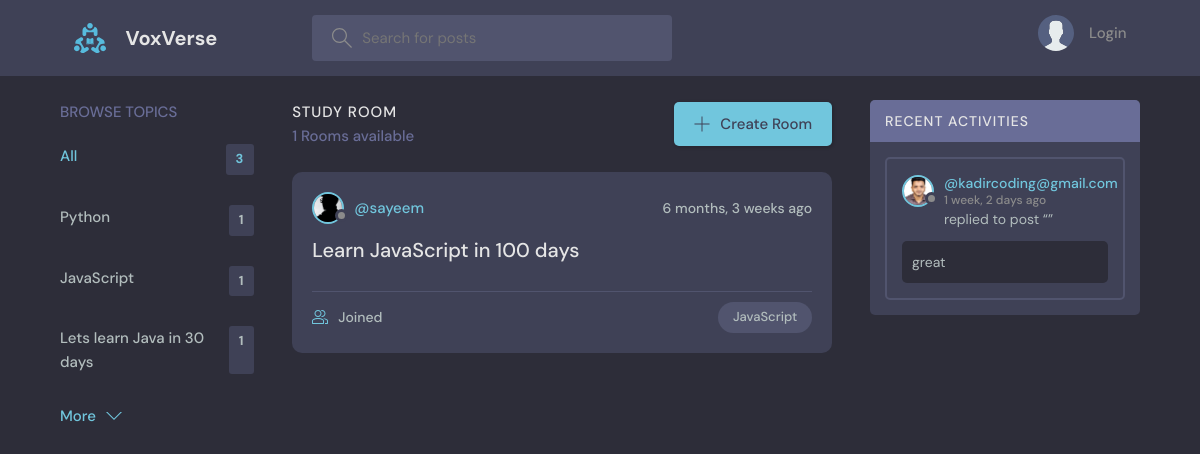
Screenshot of /?q=JavaScript with the database file from the repository.
### base/models.py (models this page shows, shortened)
class Topic(models.Model):
    name = models.CharField(max_length=200)

class Room(models.Model):
    host = models.ForeignKey(User, on_delete=models.SET_NULL, null=True)
    """the User model is a built-in model that provides basic authentication
    features such as user authentication,
    user creation, user management, password management, and more."""
    topic = models.ForeignKey(Topic, on_delete=models.SET_NULL, null=True)
    name = models.CharField(max_length=200)
    description = models.TextField(null=True, blank=True)  # this cannot be empty
    participant = models.ManyToManyField(User, related_name="paricipants", blank=True)
    updated = models.DateTimeField(auto_now=True)
    created = models.DateTimeField(auto_now_add=True)
    class Meta:
        ordering = ["-updated", "-created"]

class User(AbstractUser):
    name = models.CharField(max_length=200, null=True)
    email = models.EmailField(unique=True, null=True)
    bio = models.TextField(null=True)
    avatar = models.ImageField(null=True, default="avatar.svg")
    USERNAME_FIELD = "email"
    REQUIRED_FIELDS = []

class Message(models.Model):
    user = models.ForeignKey(User, on_delete=models.CASCADE)
    room = models.ForeignKey(Room, on_delete=models.CASCADE)
    body = models.TextField()  # empty because we want to force our user to have a msg
    updated = models.TimeField(auto_now=True)
    created = models.DateTimeField(auto_now_add=True)
    class Meta:
        ordering = ["-updated", "-created"]

### base/views.py (the view)
# urls.py: path("", views.home, name="home"),
def home(request):
    q = request.GET.get("q") if request.GET.get("q") != None else ""
    rooms = Room.objects.filter(
        Q(topic__name__icontains=q) | Q(name__icontains=q) | Q(description__icontains=q)
    )  # this is going to show all the items/room from our models
    topics = Topic.objects.all()[0:5]
    room_count = rooms.count()
    room_messages = Message.objects.filter(Q(room__topic__name__icontains=q))
    context = {
        "rooms": rooms,
        "topics": topics,
        "room_count": room_count,
        "room_messages": room_messages,
    }
    return render(request, "base/home.html", context)

### base/templates/base/home.html (shortened to what this page needs)
{% extends 'main.html' %} {% block content %}
<main class="layout layout--3">
  <div class="container">
    {% include 'base/topics_components.html' %}
    <div class="roomList">
      <div class="roomList__header">
        <div>
          <h2>Study Room</h2>
          <p>{{room_count}} Rooms available</p>
        </div>
        <a class="btn btn--main" href="{% url 'create-room' %}">
          <svg
            version="1.1"
            xmlns="http://www.w3.org/2000/svg"
            width="32"
            height="32"
            viewBox="0 0 32 32"
          >
            <title>add</title>
            <path
              d="M16.943 0.943h-1.885v14.115h-14.115v1.885h14.115v14.115h1.885v-14.115h14.115v-1.885h-14.115v-14.115z"
            ></path>
          </svg>
          Create Room
        </a>
      </div>
      {% include 'base/feed_components.html' %}
    </div>
    {% include 'base/activity_component.html' %}
  </div>
</main>
{% endblock %}

### base/templates/base/topics_components.html
<div class="topics">
  <div class="topics__header">
    <h2>Browse Topics</h2>
  </div>
  <ul class="topics__list">
    <li>
      <a href="{% url 'home' %}" class="active"
        >All <span>{{topics.count}}</span></a
      >
    </li>
    {% for topic in topics %}
    <li>
      <a href="{% url 'home' %}?q={{topic.name}}"
        >{{topic.name}} <span>{{topic.room_set.all.count}}</span></a
      >
    </li>
    {% endfor %}
  </ul>
  <a class="btn btn--link" href="{% url 'topics' %}">
    More
    <svg
      version="1.1"
      xmlns="http://www.w3.org/2000/svg"
      width="32"
      height="32"
      viewBox="0 0 32 32"
    >
      <title>chevron-down</title>
      <path d="M16 21l-13-13h-3l16 16 16-16h-3l-13 13z"></path>
    </svg>
  </a>
</div>

### base/templates/base/feed_components.html (shortened to what this page needs)
{% for room in rooms %}
<div class="roomListRoom">
  <div class="roomListRoom__header">
    <a
      href="{% url 'user-profile' room.host.id %}"
      class="roomListRoom__author"
    >
      <div class="avatar avatar--small">
        <img src="{{room.host.avatar.url}}" />
      </div>
      <span>@{{room.host.username}}</span>
    </a>
    <div class="roomListRoom__actions">
      <span>{{room.created|timesince}} ago</span>
    </div>
  </div>
  <div class="roomListRoom__content">
    <a href="{% url 'room' room.id %}">{{room.name}}</a>
  </div>
  <div class="roomListRoom__meta">
    <a href="{% url 'room' room.id %}" class="roomListRoom__joined">
      {{room.paritcipant.all.count}} Joined
    </a>
    <p class="roomListRoom__topic">{{room.topic.name}}</p>
  </div>
</div>
{% endfor %}

### base/templates/base/activity_component.html (shortened to what this page needs)
<div class="activities">
  <div class="activities__header">
    <h2>Recent Activities</h2>
  </div>
  {% for message in room_messages %}
  <div class="activities__box">
    <div class="activities__boxHeader roomListRoom__header">
      <a
        href="{% url 'user-profile' message.user.id %}"
        class="roomListRoom__author"
      >
        <div class="avatar avatar--small">
          <img src="{{message.user.avatar.url}}" />
        </div>
        <p>
          @{{message.user}}
          <span>{{message.created|timesince}} ago</span>
        </p>
      </a>
    </div>
    <div class="activities__boxContent">
      <p>
        replied to post “”
      </p>
      <div class="activities__boxRoomContent">{{message.body}}</div>
    </div>
  </div>
  {% endfor %}
</div>

### rows the page displays
Topic: name "Python", room_set.all.count "1"
Topic: name "JavaScript", room_set.all.count "1"
Topic: name "Lets learn Java in 30 days", room_set.all.count "1"
Room: host.avatar (picture), host.username "sayeem", created "6 months, 3 weeks", name "Learn JavaScript in 100 days", topic.name "JavaScript"
Message: user.avatar (picture), user "kadircoding@gmail.com", created "1 week, 2 days", body "great"

### other values shown
{{ topics.count }} "3"
{{ room_count }} "1"
